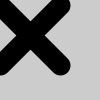
Frame 1 (no input)
Frame 60 (the mouse pressed at the canvas centre just before this capture): identical to frame 1, image omitted
Frame 120 (the mouse held since frame 60 and released just before this capture): identical to frame 1, image omitted

The Processing sketch that drew this single still picture (run headless with seeded random() and noise(); from frame 60 on, the mouse is pressed at the canvas centre):

// Processing sketch: Ex_07
// ── Ex_07.pde
void setup() {
  size(100, 100);
}

void draw() {
  background(204);
  drawX(0);  // Passes 0 to drawX(), runs drawX()
}

void drawX(int gray) {  // Declares and assigns gray
  stroke(gray);         // Uses gray to set the stroke
  strokeWeight(20);
  line(0, 5, 60, 65);
  line(60, 5, 0, 65);
}
